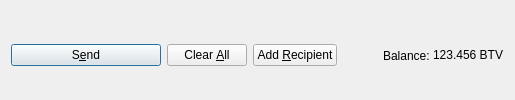
         <widget class="QFrame" name="frame_Send">
          <layout class="QHBoxLayout" name="horizontalLayout">
           <property name="bottomMargin">
            <number>0</number>
           </property>
           <item>
            <widget class="QPushButton" name="sendButton">
             <property name="minimumSize">
              <size>
               <width>150</width>
               <height>0</height>
              </size>
             </property>
             <property name="toolTip">
              <string>Confirm the send action</string>
             </property>
             <property name="text">
              <string>S&amp;end</string>
             </property>
             <property name="icon">
              <iconset resource="../bitcoininvest.qrc">
               <normaloff>:/icons/send</normaloff>:/icons/send</iconset>
             </property>
             <property name="autoDefault">
              <bool>false</bool>
             </property>
             <property name="default">
              <bool>true</bool>
             </property>
            </widget>
           </item>
           <item>
            <widget class="QPushButton" name="clearButton">
             <property name="sizePolicy">
              <sizepolicy hsizetype="Minimum" vsizetype="Fixed">
               <horstretch>0</horstretch>
               <verstretch>0</verstretch>
              </sizepolicy>
             </property>
             <property name="toolTip">
              <string>Clear all fields of the form.</string>
             </property>
             <property name="text">
              <string>Clear &amp;All</string>
             </property>
             <property name="icon">
              <iconset resource="../bitcoininvest.qrc">
               <normaloff>:/icons/remove</normaloff>:/icons/remove</iconset>
             </property>
             <property name="autoDefault">
              <bool>false</bool>
             </property>
            </widget>
           </item>
           <item>
            <widget class="QPushButton" name="addButton">
             <property name="toolTip">
              <string>Send to multiple recipients at once</string>
             </property>
             <property name="text">
              <string>Add &amp;Recipient</string>
             </property>
             <property name="icon">
              <iconset resource="../bitcoininvest.qrc">
               <normaloff>:/icons/add</normaloff>:/icons/add</iconset>
             </property>
             <property name="autoDefault">
              <bool>false</bool>
             </property>
            </widget>
           </item>
           <item>
            <spacer name="horizontalSpacer">
             <property name="orientation">
              <enum>Qt::Horizontal</enum>
             </property>
             <property name="sizeHint" stdset="0">
              <size>
               <width>40</width>
               <height>20</height>
              </size>
             </property>
            </spacer>
           </item>
           <item>
            <layout class="QHBoxLayout" name="horizontalLayout_2">
             <property name="spacing">
              <number>3</number>
             </property>
             <item>
              <widget class="QLabel" name="label">
               <property name="text">
                <string>Balance:</string>
               </property>
              </widget>
             </item>
             <item>
              <widget class="QLabel" name="labelBalance">
               <property name="sizePolicy">
                <sizepolicy hsizetype="Preferred" vsizetype="Fixed">
                 <horstretch>0</horstretch>
                 <verstretch>0</verstretch>
                </sizepolicy>
               </property>
               <property name="cursor">
                <cursorShape>IBeamCursor</cursorShape>
               </property>
               <property name="text">
                <string notr="true">123.456 BTV</string>
               </property>
               <property name="textInteractionFlags">
                <set>Qt::LinksAccessibleByMouse|Qt::TextSelectableByKeyboard|Qt::TextSelectableByMouse</set>
               </property>
              </widget>
             </item>
            </layout>
           </item>
          </layout>
         </widget>
